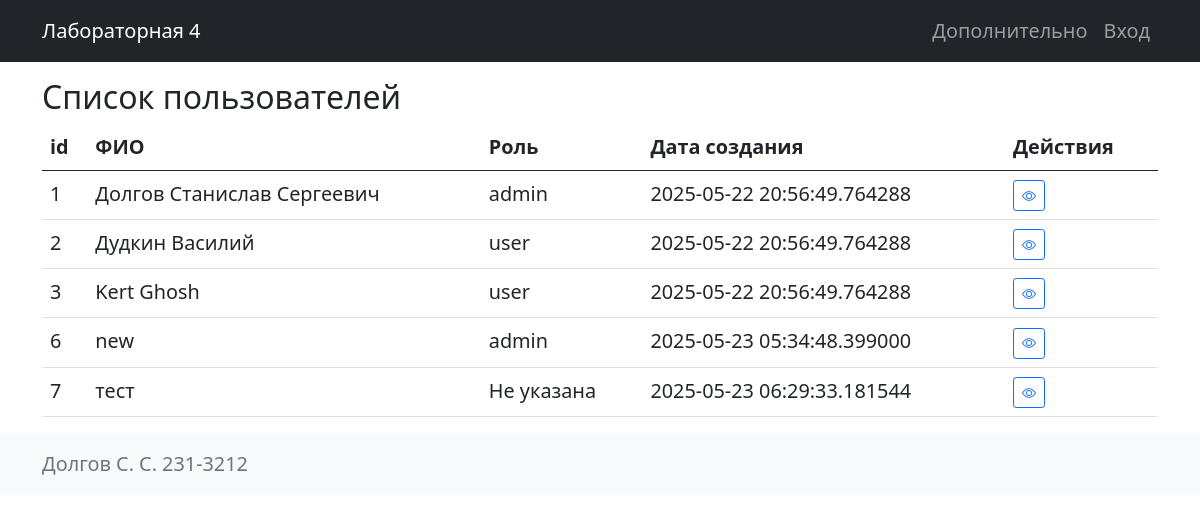
Before: / with the older database file.
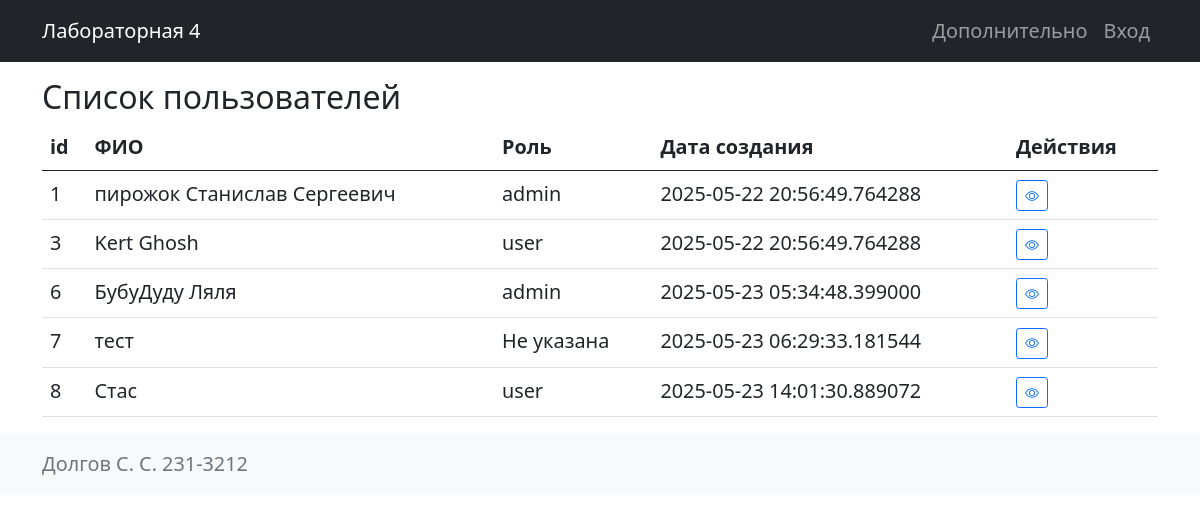
After: the same page with the newer database file.
### modeldb.py (models this page shows, shortened)
class User(db.Model, UserMixin):
    id = db.Column(db.Integer, primary_key=True)
    username = db.Column(db.String(20), unique=True, nullable=False)
    password_hash = db.Column(db.String(128), nullable=False)
    first_name = db.Column(db.String(50), nullable=False)
    last_name = db.Column(db.String(50), nullable=True)
    middle_name = db.Column(db.String(50), nullable=True)
    role_id = db.Column(db.Integer, db.ForeignKey('role.id'), nullable=True)
    created_at = db.Column(db.DateTime, default=datetime.utcnow)

class Role(db.Model):
    id = db.Column(db.Integer, primary_key=True)
    name = db.Column(db.String(80), unique=True, nullable=False)
    description = db.Column(db.Text)
    users = db.relationship('User', backref='role', lazy=True)  # Связь с User

### app.py (the view)
@app.route('/')
def index():
    users = User.query.all()
    roles = Role.query.all()
    form = EditUserForm()  # Создаем экземпляр формы
    return render_template('index.html', users=users, roles=roles, form=form)

### templates/index.html (shortened to what this page needs)
{% extends 'base.html' %}
{% block content %}
    <h2>Список пользователей</h2>
    <table class="table">
        <thead>
            <tr><th>id</th><th>ФИО</th><th>Роль</th><th>Дата создания</th><th>Действия</th></tr>
        </thead>
        <tbody>
            {% for user in users %}
                <tr>
                    <td>{{ user.id }}</td>
                    <td>{{ user.last_name or '' }} {{ user.first_name or '' }} {{ user.middle_name or '' }}</td>
                    <td>{{ user.role.name if user.role else 'Не указана' }}</td>
                    <td>{{ user.created_at }}</td>
                    <td>
                        <button type="button" class="btn btn-outline-primary btn-sm" data-bs-toggle="modal" data-bs-target="#userModal{{ user.id }}">
                            <i class="bi bi-eye"></i>
                        </button>
                    </td>
                </tr>
            {% endfor %}
        </tbody>
    </table>
{% endblock %}

### templates/base.html (shortened to what this page needs)
<!doctype html>
<html lang="ru">
<head>
     <link rel="stylesheet" href="https://cdn.jsdelivr.net/npm/bootstrap-icons@1.11.3/font/bootstrap-icons.min.css">
    <link href="https://cdn.jsdelivr.net/npm/bootstrap@5.0.2/dist/css/bootstrap.min.css" rel="stylesheet">
    <link rel="stylesheet" href="{{ url_for('static', filename='styles.css') }}">
</head>
<body>
    <header>
        <nav class="navbar navbar-expand-lg navbar-dark bg-dark">
            <div class="container">
                <a class="navbar-brand" href="{{ url_for('index') }}">Лабораторная 4</a>
                <div class="collapse navbar-collapse" id="navbarSupportedContent">
                    <ul class="navbar-nav ms-auto mb-2 mb-lg-0">
                        <li class="nav-item">
                            <a class="nav-link" aria-current="page" href="{{ url_for('about')}}">Дополнительно</a>
                        </li>
                        {% if current_user.is_authenticated %}
                            <li class="nav-item">
                                <a class="nav-link" href="{{ url_for('change_password')}}">Изменить пароль</a>
                            </li>
                            <li class="nav-item">
                                <a class="nav-link" href="{{ url_for('logout')}}">Выход</a>
                            </li>
                        {% else %}
                            <li class="nav-item">
                                <a class="nav-link" href="{{ url_for('login')}}">Вход</a>
                            </li>
                        {% endif %}
                    </ul>
                </div>
            </div>
        </nav>
    </header>
    <div class="container mt-3">
        {% block content %}{% endblock %}
    </div>
    <footer class="footer mt-auto py-3 bg-light">
        <div class="container">
            <span class="text-muted">Долгов С. С. 231-3212</span>
        </div>
    </footer>
</body>
</html>

### static/styles.css (style rules this page uses)
body { font-size: 1.24rem; }

Changed rows visible on the page:
removed User: id "2", last_name "Дудкин", first_name "Василий", role "user", created_at "2025-05-22 20:56:49.764288"
changed User "Станислав": last_name "Долгов" → "пирожок"
changed User id 6: last_name (not shown) → "БубуДуду"; first_name "new" → "Ляля"
added User: id "8", first_name "Стас", role "user", created_at "2025-05-23 14:01:30.889072"
